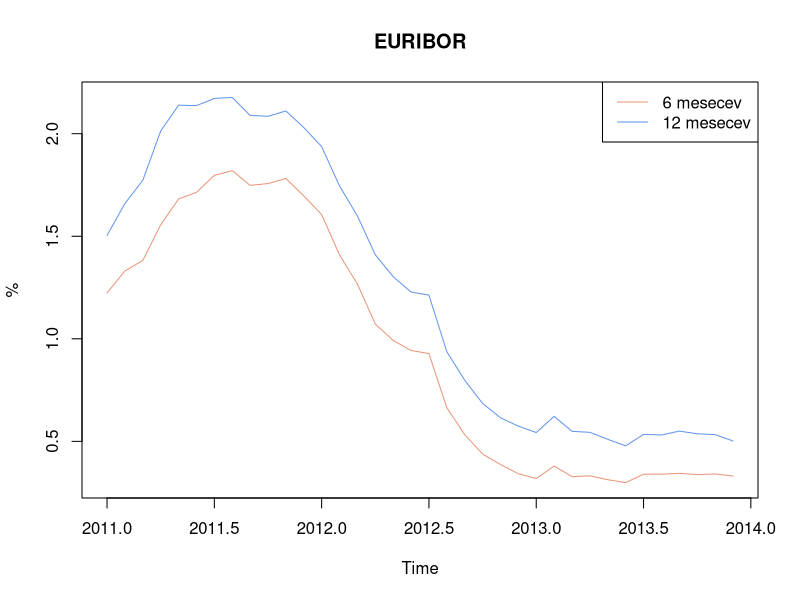

Write the R code that produced this figure.
# FINAN?NI PRAKTIKUM - vaja 1
# obdobje 2011 - 2013, 3 x 6 
# 1. Uvoz podatkov in dinamika obrestnih mer v ?asu
#a)uvoz

library(readr)
hist_EURIBOR_2011 <- read_csv("hist_EURIBOR_2011.csv")
hist_EURIBOR_2012 <- read_csv("hist_EURIBOR_2012.csv")
hist_EURIBOR_2013 <- read_csv("hist_EURIBOR_2013.csv")

#b)
# - izbira stolpcev

obresti_2011<- hist_EURIBOR_2011[,c(1,2,23,43,66,85,107,129,150,173,195,216,238)]
obresti_2012<- hist_EURIBOR_2012[,c(1,2,24,45,67,86,108,129,151,174,194,217,239)]
obresti_2013<- hist_EURIBOR_2013[,c(1,2,24,44,64,85,107,127,150,172,193,216,237)]

# - obrnemo tabelo

obresti_2011 <- t(obresti_2011)
obresti_2012 <- t(obresti_2012)
obresti_2013 <- t(obresti_2013)

# - poimenujemo stolpce
colnames(obresti_2011) <- obresti_2011[1, ]
obresti_2011 <- obresti_2011[-1, ]
colnames(obresti_2012) <- obresti_2012[1, ]
obresti_2012 <- obresti_2012[-1, ]
colnames(obresti_2013) <- obresti_2013[1, ]
obresti_2013 <- obresti_2013[-1, ]

# - združimo tabele v eno
obresti <- rbind(obresti_2011,obresti_2012,obresti_2013)

#c) narišemo graf
#naredimo 2 časovni vrsti, T1 za 6 mesecev, U1 za 12 mesecev

T1 <- ts(data = obresti[,9],start = c(2011,1),frequency = 12)
U1 <- ts(data = obresti[,15],start = c(2011,1),frequency = 12)

#narišemo graf
require(graphics)

ts.plot(T1,U1,xlab = "Time",ylab = "%", main = "EURIBOR", col = c("darksalmon","cornflowerblue"))
legend("topright",legend=c("6 mesecev", "12 mesecev"),col=c("darksalmon", "cornflowerblue"),lty=1)

